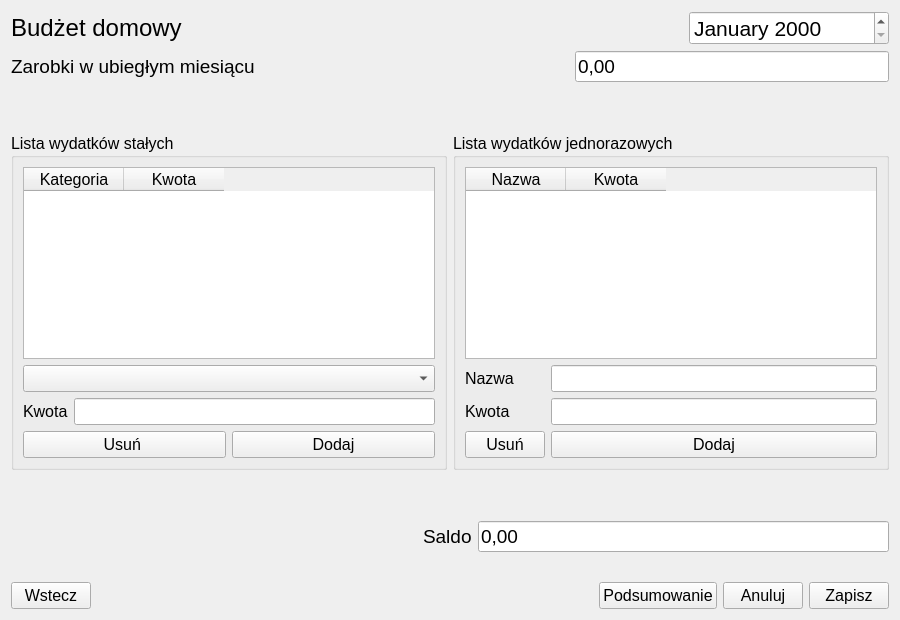
<?xml version="1.0" encoding="UTF-8"?>
<ui version="4.0">
 <class>HomeBudget_Form</class>
 <widget class="QWidget" name="HomeBudget_Form">
  <property name="geometry">
   <rect>
    <x>0</x>
    <y>0</y>
    <width>900</width>
    <height>620</height>
   </rect>
  </property>
  <property name="windowTitle">
   <string>Form</string>
  </property>
  <layout class="QVBoxLayout" name="verticalLayout_3">
   <item>
    <layout class="QHBoxLayout" name="horizontalLayout_4">
     <item>
      <widget class="QLabel" name="label_3">
       <property name="font">
        <font>
         <pointsize>18</pointsize>
        </font>
       </property>
       <property name="text">
        <string>Budżet domowy</string>
       </property>
      </widget>
     </item>
     <item>
      <spacer name="horizontalSpacer_4">
       <property name="orientation">
        <enum>Qt::Horizontal</enum>
       </property>
       <property name="sizeHint" stdset="0">
        <size>
         <width>40</width>
         <height>20</height>
        </size>
       </property>
      </spacer>
     </item>
     <item>
      <widget class="QDateEdit" name="dateEdit">
       <property name="minimumSize">
        <size>
         <width>200</width>
         <height>0</height>
        </size>
       </property>
       <property name="font">
        <font>
         <pointsize>16</pointsize>
        </font>
       </property>
       <property name="currentSection">
        <enum>QDateTimeEdit::MonthSection</enum>
       </property>
       <property name="displayFormat">
        <string>MMMM yyyy</string>
       </property>
      </widget>
     </item>
    </layout>
   </item>
   <item>
    <layout class="QHBoxLayout" name="horizontalLayout_5">
     <item>
      <widget class="QLabel" name="label_4">
       <property name="font">
        <font>
         <pointsize>14</pointsize>
        </font>
       </property>
       <property name="text">
        <string>Zarobki w ubiegłym miesiącu</string>
       </property>
      </widget>
     </item>
     <item>
      <spacer name="horizontalSpacer_2">
       <property name="orientation">
        <enum>Qt::Horizontal</enum>
       </property>
       <property name="sizeHint" stdset="0">
        <size>
         <width>40</width>
         <height>20</height>
        </size>
       </property>
      </spacer>
     </item>
     <item>
      <widget class="QLineEdit" name="lineEdit_income">
       <property name="font">
        <font>
         <pointsize>14</pointsize>
        </font>
       </property>
       <property name="text">
        <string>0,00</string>
       </property>
      </widget>
     </item>
    </layout>
   </item>
   <item>
    <spacer name="verticalSpacer">
     <property name="orientation">
      <enum>Qt::Vertical</enum>
     </property>
     <property name="sizeHint" stdset="0">
      <size>
       <width>20</width>
       <height>40</height>
      </size>
     </property>
    </spacer>
   </item>
   <item>
    <layout class="QHBoxLayout" name="horizontalLayout_3">
     <item>
      <widget class="QGroupBox" name="groupBox">
       <property name="font">
        <font>
         <pointsize>12</pointsize>
        </font>
       </property>
       <property name="title">
        <string>Lista wydatków stałych</string>
       </property>
       <layout class="QVBoxLayout" name="verticalLayout">
        <item>
         <widget class="QTableWidget" name="tableWidget_fixedExpenses">
          <column>
           <property name="text">
            <string>Kategoria</string>
           </property>
          </column>
          <column>
           <property name="text">
            <string>Kwota</string>
           </property>
          </column>
         </widget>
        </item>
        <item>
         <widget class="QComboBox" name="comboBox_category"/>
        </item>
        <item>
         <layout class="QHBoxLayout" name="horizontalLayout">
          <item>
           <widget class="QLabel" name="label">
            <property name="text">
             <string>Kwota</string>
            </property>
           </widget>
          </item>
          <item>
           <widget class="QLineEdit" name="lineEdit_amount_fixedExpense"/>
          </item>
         </layout>
        </item>
        <item>
         <layout class="QHBoxLayout" name="horizontalLayout_2">
          <item>
           <widget class="QPushButton" name="pushButton_remove_fixedExpense">
            <property name="text">
             <string>Usuń </string>
            </property>
            <property name="icon">
             <iconset resource="../images.qrc">
              <normaloff>:/images/minus-square.png</normaloff>:/images/minus-square.png</iconset>
            </property>
            <property name="iconSize">
             <size>
              <width>32</width>
              <height>32</height>
             </size>
            </property>
           </widget>
          </item>
          <item>
           <widget class="QPushButton" name="pushButton_insert_fixedExpense">
            <property name="text">
             <string>Dodaj</string>
            </property>
            <property name="icon">
             <iconset resource="../images.qrc">
              <normaloff>:/images/plus-sign.png</normaloff>:/images/plus-sign.png</iconset>
            </property>
            <property name="iconSize">
             <size>
              <width>32</width>
              <height>32</height>
             </size>
            </property>
           </widget>
          </item>
         </layout>
        </item>
       </layout>
      </widget>
     </item>
     <item>
      <widget class="QGroupBox" name="groupBox_2">
       <property name="font">
        <font>
         <pointsize>12</pointsize>
        </font>
       </property>
       <property name="title">
        <string>Lista wydatków jednorazowych</string>
       </property>
       <layout class="QVBoxLayout" name="verticalLayout_2">
        <item>
         <widget class="QTableWidget" name="tableWidget_oneOffExpenses">
          <column>
           <property name="text">
            <string>Nazwa</string>
           </property>
          </column>
          <column>
           <property name="text">
            <string>Kwota</string>
           </property>
          </column>
         </widget>
        </item>
        <item>
         <layout class="QFormLayout" name="formLayout">
          <item row="1" column="0">
           <widget class="QLabel" name="label_2">
            <property name="text">
             <string>Kwota</string>
            </property>
           </widget>
          </item>
          <item row="1" column="1">
           <widget class="QLineEdit" name="lineEdit_amount_oneOffExpense"/>
          </item>
          <item row="3" column="0">
           <widget class="QPushButton" name="pushButton_remove_Expense">
            <property name="text">
             <string>Usuń</string>
            </property>
            <property name="icon">
             <iconset resource="../images.qrc">
              <normaloff>:/images/minus-square.png</normaloff>:/images/minus-square.png</iconset>
            </property>
            <property name="iconSize">
             <size>
              <width>32</width>
              <height>32</height>
             </size>
            </property>
           </widget>
          </item>
          <item row="3" column="1">
           <widget class="QPushButton" name="pushButton_insert_Expense">
            <property name="text">
             <string>Dodaj</string>
            </property>
            <property name="icon">
             <iconset resource="../images.qrc">
              <normaloff>:/images/plus-sign.png</normaloff>:/images/plus-sign.png</iconset>
            </property>
            <property name="iconSize">
             <size>
              <width>32</width>
              <height>32</height>
             </size>
            </property>
           </widget>
          </item>
          <item row="0" column="0">
           <widget class="QLabel" name="label_6">
            <property name="text">
             <string>Nazwa</string>
            </property>
           </widget>
          </item>
          <item row="0" column="1">
           <widget class="QLineEdit" name="lineEdit_expanseName"/>
          </item>
         </layout>
        </item>
       </layout>
      </widget>
     </item>
    </layout>
   </item>
   <item>
    <spacer name="verticalSpacer_2">
     <property name="orientation">
      <enum>Qt::Vertical</enum>
     </property>
     <property name="sizeHint" stdset="0">
      <size>
       <width>20</width>
       <height>40</height>
      </size>
     </property>
    </spacer>
   </item>
   <item>
    <layout class="QHBoxLayout" name="horizontalLayout_6">
     <item>
      <spacer name="horizontalSpacer_3">
       <property name="orientation">
        <enum>Qt::Horizontal</enum>
       </property>
       <property name="sizeHint" stdset="0">
        <size>
         <width>40</width>
         <height>20</height>
        </size>
       </property>
      </spacer>
     </item>
     <item>
      <widget class="QLabel" name="label_5">
       <property name="font">
        <font>
         <pointsize>14</pointsize>
        </font>
       </property>
       <property name="text">
        <string>Saldo</string>
       </property>
      </widget>
     </item>
     <item>
      <widget class="QLineEdit" name="lineEdit_resume">
       <property name="font">
        <font>
         <pointsize>14</pointsize>
        </font>
       </property>
       <property name="text">
        <string>0,00</string>
       </property>
      </widget>
     </item>
    </layout>
   </item>
   <item>
    <widget class="QLabel" name="label_message">
     <property name="font">
      <font>
       <pointsize>12</pointsize>
      </font>
     </property>
     <property name="text">
      <string/>
     </property>
    </widget>
   </item>
   <item>
    <layout class="QHBoxLayout" name="horizontalLayout_7">
     <item>
      <widget class="QPushButton" name="pushButton_back">
       <property name="font">
        <font>
         <pointsize>12</pointsize>
        </font>
       </property>
       <property name="text">
        <string>Wstecz</string>
       </property>
      </widget>
     </item>
     <item>
      <spacer name="horizontalSpacer">
       <property name="orientation">
        <enum>Qt::Horizontal</enum>
       </property>
       <property name="sizeHint" stdset="0">
        <size>
         <width>40</width>
         <height>20</height>
        </size>
       </property>
      </spacer>
     </item>
     <item>
      <widget class="QPushButton" name="pushButton_Resume">
       <property name="font">
        <font>
         <pointsize>12</pointsize>
        </font>
       </property>
       <property name="text">
        <string>Podsumowanie</string>
       </property>
      </widget>
     </item>
     <item>
      <widget class="QPushButton" name="pushButton_canel">
       <property name="font">
        <font>
         <pointsize>12</pointsize>
        </font>
       </property>
       <property name="text">
        <string>Anuluj</string>
       </property>
      </widget>
     </item>
     <item>
      <widget class="QPushButton" name="pushButton_commit">
       <property name="font">
        <font>
         <pointsize>12</pointsize>
        </font>
       </property>
       <property name="text">
        <string>Zapisz</string>
       </property>
      </widget>
     </item>
    </layout>
   </item>
  </layout>
 </widget>
 <tabstops>
  <tabstop>dateEdit</tabstop>
  <tabstop>lineEdit_income</tabstop>
  <tabstop>comboBox_category</tabstop>
  <tabstop>lineEdit_amount_fixedExpense</tabstop>
  <tabstop>pushButton_insert_fixedExpense</tabstop>
  <tabstop>pushButton_remove_fixedExpense</tabstop>
  <tabstop>tableWidget_fixedExpenses</tabstop>
  <tabstop>tableWidget_oneOffExpenses</tabstop>
  <tabstop>lineEdit_expanseName</tabstop>
  <tabstop>lineEdit_amount_oneOffExpense</tabstop>
  <tabstop>pushButton_insert_Expense</tabstop>
  <tabstop>pushButton_remove_Expense</tabstop>
  <tabstop>lineEdit_resume</tabstop>
  <tabstop>pushButton_commit</tabstop>
  <tabstop>pushButton_canel</tabstop>
 </tabstops>
 <resources>
  <include location="../images.qrc"/>
 </resources>
 <connections/>
</ui>
